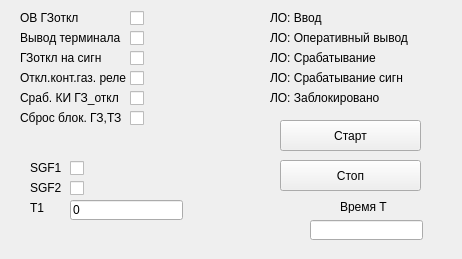
<?xml version="1.0" encoding="UTF-8"?>
<ui version="4.0">
 <class>Form</class>
 <widget class="QWidget" name="Form">
  <property name="geometry">
   <rect>
    <x>0</x>
    <y>0</y>
    <width>462</width>
    <height>259</height>
   </rect>
  </property>
  <property name="windowTitle">
   <string>Form</string>
  </property>
  <widget class="QLabel" name="label">
   <property name="geometry">
    <rect>
     <x>20</x>
     <y>10</y>
     <width>61</width>
     <height>16</height>
    </rect>
   </property>
   <property name="text">
    <string>ОВ ГЗоткл</string>
   </property>
  </widget>
  <widget class="QLabel" name="label_2">
   <property name="geometry">
    <rect>
     <x>20</x>
     <y>30</y>
     <width>101</width>
     <height>16</height>
    </rect>
   </property>
   <property name="text">
    <string>Вывод терминала</string>
   </property>
  </widget>
  <widget class="QLabel" name="label_3">
   <property name="geometry">
    <rect>
     <x>20</x>
     <y>50</y>
     <width>101</width>
     <height>16</height>
    </rect>
   </property>
   <property name="text">
    <string>ГЗоткл на сигн</string>
   </property>
  </widget>
  <widget class="QLabel" name="label_4">
   <property name="geometry">
    <rect>
     <x>20</x>
     <y>70</y>
     <width>121</width>
     <height>16</height>
    </rect>
   </property>
   <property name="text">
    <string>Откл.конт.газ. реле</string>
   </property>
  </widget>
  <widget class="QLabel" name="label_5">
   <property name="geometry">
    <rect>
     <x>20</x>
     <y>90</y>
     <width>121</width>
     <height>16</height>
    </rect>
   </property>
   <property name="text">
    <string>Сраб. КИ ГЗ_откл</string>
   </property>
  </widget>
  <widget class="QLabel" name="label_6">
   <property name="geometry">
    <rect>
     <x>20</x>
     <y>110</y>
     <width>121</width>
     <height>16</height>
    </rect>
   </property>
   <property name="text">
    <string>Сброс блок. ГЗ,ТЗ</string>
   </property>
  </widget>
  <widget class="QLabel" name="label_7">
   <property name="geometry">
    <rect>
     <x>30</x>
     <y>160</y>
     <width>121</width>
     <height>16</height>
    </rect>
   </property>
   <property name="text">
    <string>SGF1</string>
   </property>
  </widget>
  <widget class="QLabel" name="label_8">
   <property name="geometry">
    <rect>
     <x>30</x>
     <y>180</y>
     <width>121</width>
     <height>16</height>
    </rect>
   </property>
   <property name="text">
    <string>SGF2</string>
   </property>
  </widget>
  <widget class="QCheckBox" name="OV">
   <property name="geometry">
    <rect>
     <x>130</x>
     <y>10</y>
     <width>70</width>
     <height>17</height>
    </rect>
   </property>
   <property name="text">
    <string/>
   </property>
  </widget>
  <widget class="QCheckBox" name="Vyvod">
   <property name="geometry">
    <rect>
     <x>130</x>
     <y>30</y>
     <width>70</width>
     <height>17</height>
    </rect>
   </property>
   <property name="text">
    <string/>
   </property>
  </widget>
  <widget class="QCheckBox" name="sign">
   <property name="geometry">
    <rect>
     <x>130</x>
     <y>50</y>
     <width>70</width>
     <height>17</height>
    </rect>
   </property>
   <property name="text">
    <string/>
   </property>
  </widget>
  <widget class="QCheckBox" name="otklkont">
   <property name="geometry">
    <rect>
     <x>130</x>
     <y>70</y>
     <width>70</width>
     <height>17</height>
    </rect>
   </property>
   <property name="text">
    <string/>
   </property>
  </widget>
  <widget class="QCheckBox" name="ki">
   <property name="geometry">
    <rect>
     <x>130</x>
     <y>90</y>
     <width>70</width>
     <height>17</height>
    </rect>
   </property>
   <property name="text">
    <string/>
   </property>
  </widget>
  <widget class="QCheckBox" name="sbros">
   <property name="geometry">
    <rect>
     <x>130</x>
     <y>110</y>
     <width>70</width>
     <height>17</height>
    </rect>
   </property>
   <property name="text">
    <string/>
   </property>
  </widget>
  <widget class="QCheckBox" name="sgf1">
   <property name="geometry">
    <rect>
     <x>70</x>
     <y>160</y>
     <width>70</width>
     <height>17</height>
    </rect>
   </property>
   <property name="text">
    <string/>
   </property>
  </widget>
  <widget class="QCheckBox" name="sgf2">
   <property name="geometry">
    <rect>
     <x>70</x>
     <y>180</y>
     <width>70</width>
     <height>17</height>
    </rect>
   </property>
   <property name="text">
    <string/>
   </property>
  </widget>
  <widget class="QLabel" name="label_9">
   <property name="geometry">
    <rect>
     <x>270</x>
     <y>10</y>
     <width>61</width>
     <height>16</height>
    </rect>
   </property>
   <property name="text">
    <string>ЛО: Ввод</string>
   </property>
  </widget>
  <widget class="QLabel" name="label_10">
   <property name="geometry">
    <rect>
     <x>270</x>
     <y>30</y>
     <width>141</width>
     <height>16</height>
    </rect>
   </property>
   <property name="text">
    <string>ЛО: Оперативный вывод</string>
   </property>
  </widget>
  <widget class="QLabel" name="label_11">
   <property name="geometry">
    <rect>
     <x>270</x>
     <y>50</y>
     <width>141</width>
     <height>16</height>
    </rect>
   </property>
   <property name="text">
    <string>ЛО: Срабатывание</string>
   </property>
  </widget>
  <widget class="QLabel" name="label_12">
   <property name="geometry">
    <rect>
     <x>270</x>
     <y>70</y>
     <width>141</width>
     <height>16</height>
    </rect>
   </property>
   <property name="text">
    <string>ЛО: Срабатывание сигн</string>
   </property>
  </widget>
  <widget class="QLabel" name="label_13">
   <property name="geometry">
    <rect>
     <x>270</x>
     <y>90</y>
     <width>141</width>
     <height>16</height>
    </rect>
   </property>
   <property name="text">
    <string>ЛО: Заблокировано</string>
   </property>
  </widget>
  <widget class="QPushButton" name="startButton">
   <property name="geometry">
    <rect>
     <x>280</x>
     <y>120</y>
     <width>141</width>
     <height>31</height>
    </rect>
   </property>
   <property name="text">
    <string>Старт</string>
   </property>
  </widget>
  <widget class="QPushButton" name="stopButton">
   <property name="geometry">
    <rect>
     <x>280</x>
     <y>160</y>
     <width>141</width>
     <height>31</height>
    </rect>
   </property>
   <property name="text">
    <string>Стоп</string>
   </property>
  </widget>
  <widget class="QLabel" name="label_14">
   <property name="geometry">
    <rect>
     <x>340</x>
     <y>200</y>
     <width>47</width>
     <height>13</height>
    </rect>
   </property>
   <property name="text">
    <string>Время Т1</string>
   </property>
  </widget>
  <widget class="QLineEdit" name="Timer">
   <property name="geometry">
    <rect>
     <x>310</x>
     <y>220</y>
     <width>113</width>
     <height>20</height>
    </rect>
   </property>
  </widget>
  <widget class="QLineEdit" name="setTimer1">
   <property name="geometry">
    <rect>
     <x>70</x>
     <y>200</y>
     <width>113</width>
     <height>20</height>
    </rect>
   </property>
   <property name="text">
    <string>0</string>
   </property>
  </widget>
  <widget class="QLabel" name="label_15">
   <property name="geometry">
    <rect>
     <x>30</x>
     <y>200</y>
     <width>121</width>
     <height>16</height>
    </rect>
   </property>
   <property name="text">
    <string>T1</string>
   </property>
  </widget>
 </widget>
 <resources/>
 <connections/>
</ui>
